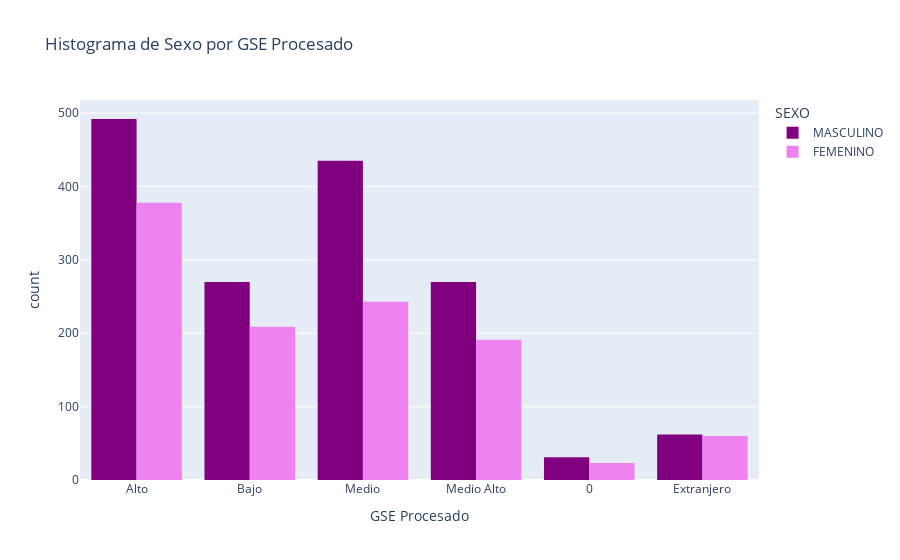
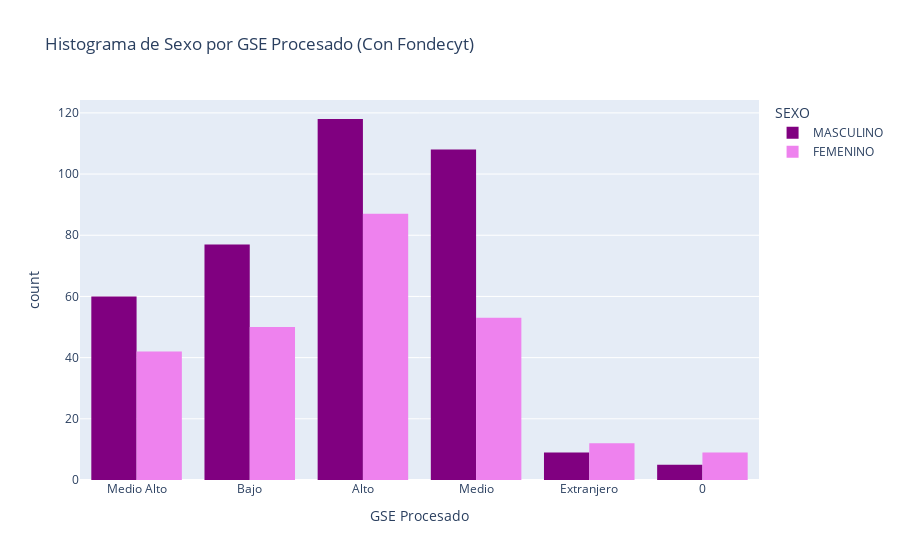
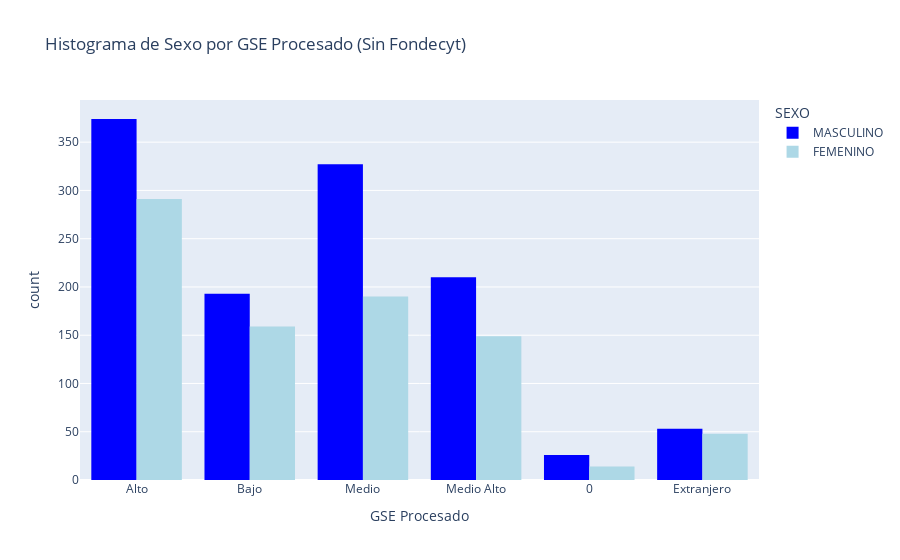

The notebook cell these images were saved under, in order:
### Code cell
import plotly.express as px

# Filtrar los datos para excluir valores nulos en la columna GSE_Procesado y SEXO
filtered_df_gse_sexo = df[(df["GSE_Procesado"].notna()) & (df["SEXO"].notna()) & (df["GSE_Procesado"] != "0")]

# Crear el histograma
fig_hist = px.histogram(filtered_df_gse_sexo, 
                        x="GSE_Procesado", 
                        color="SEXO", 
                        barmode="group", 
                        color_discrete_sequence=['purple', 'violet'], 
                        labels={'GSE_Procesado': 'GSE Procesado', 'count': 'Frecuencia'}, 
                        title='Histograma de Sexo por GSE Procesado')

fig_hist.show()

# Filtrar los datos para incluir solo los que tienen Fondecyt
filtered_df_fondecyt = df[(df["Tiene_fondecyt"] == 1) & (df["GSE_Procesado"] != "0")]

# Crear el histograma para los que tienen Fondecyt
fig_hist_fondecyt = px.histogram(filtered_df_fondecyt, 
                                 x="GSE_Procesado", 
                                 color="SEXO", 
                                 barmode="group", 
                                 color_discrete_sequence=['purple', 'violet'], 
                                 labels={'GSE_Procesado': 'GSE Procesado', 'count': 'Frecuencia'}, 
                                 title='Histograma de Sexo por GSE Procesado (Con Fondecyt)')

fig_hist_fondecyt.show()

# Filtrar los datos para incluir solo los que no tienen Fondecyt
filtered_df_no_fondecyt = df[(df["Tiene_fondecyt"] == 0) & (df["GSE_Procesado"] != "0")]

# Crear el histograma para los que no tienen Fondecyt
fig_hist_no_fondecyt = px.histogram(filtered_df_no_fondecyt, 
                                    x="GSE_Procesado", 
                                    color="SEXO", 
                                    barmode="group", 
                                    color_discrete_sequence=['blue', 'lightblue'], 
                                    labels={'GSE_Procesado': 'GSE Procesado', 'count': 'Frecuencia'}, 
                                    title='Histograma de Sexo por GSE Procesado (Sin Fondecyt)')

fig_hist_no_fondecyt.show()

### Figure 1 — Plotly figure (JSON) as saved in the notebook; plotly's stock layout.template omitted (floating-point values rounded to 4 significant figures; data arrays with more than 128 entries replaced by an {"elided": "..."} marker saying what was removed)
{"data": [{"alignmentgroup": "True", "bingroup": "x", "hovertemplate": "SEXO=MASCULINO<br>GSE Procesado=%{x}<br>count=%{y}<extra></extra>", "legendgroup": "MASCULINO", "marker": {"color": "purple", "pattern": {"shape": ""}}, "name": "MASCULINO", "offsetgroup": "MASCULINO", "orientation": "v", "showlegend": true, "type": "histogram", "x": {"elided": "1560 mixed values"}, "xaxis": "x", "yaxis": "y"}, {"alignmentgroup": "True", "bingroup": "x", "hovertemplate": "SEXO=FEMENINO<br>GSE Procesado=%{x}<br>count=%{y}<extra></extra>", "legendgroup": "FEMENINO", "marker": {"color": "violet", "pattern": {"shape": ""}}, "name": "FEMENINO", "offsetgroup": "FEMENINO", "orientation": "v", "showlegend": true, "type": "histogram", "x": {"elided": "1104 mixed values"}, "xaxis": "x", "yaxis": "y"}], "layout": {"barmode": "group", "legend": {"title": {"text": "SEXO"}, "tracegroupgap": 0}, "title": {"text": "Histograma de Sexo por GSE Procesado"}, "xaxis": {"anchor": "y", "domain": [0, 1], "title": {"text": "GSE Procesado"}}, "yaxis": {"anchor": "x", "domain": [0, 1], "title": {"text": "count"}}}}

### Figure 2 — Plotly figure (JSON) as saved in the notebook; plotly's stock layout.template omitted (floating-point values rounded to 4 significant figures; data arrays with more than 128 entries replaced by an {"elided": "..."} marker saying what was removed)
{"data": [{"alignmentgroup": "True", "bingroup": "x", "hovertemplate": "SEXO=MASCULINO<br>GSE Procesado=%{x}<br>count=%{y}<extra></extra>", "legendgroup": "MASCULINO", "marker": {"color": "purple", "pattern": {"shape": ""}}, "name": "MASCULINO", "offsetgroup": "MASCULINO", "orientation": "v", "showlegend": true, "type": "histogram", "x": {"elided": "422 mixed values"}, "xaxis": "x", "yaxis": "y"}, {"alignmentgroup": "True", "bingroup": "x", "hovertemplate": "SEXO=FEMENINO<br>GSE Procesado=%{x}<br>count=%{y}<extra></extra>", "legendgroup": "FEMENINO", "marker": {"color": "violet", "pattern": {"shape": ""}}, "name": "FEMENINO", "offsetgroup": "FEMENINO", "orientation": "v", "showlegend": true, "type": "histogram", "x": {"elided": "290 mixed values"}, "xaxis": "x", "yaxis": "y"}], "layout": {"barmode": "group", "legend": {"title": {"text": "SEXO"}, "tracegroupgap": 0}, "title": {"text": "Histograma de Sexo por GSE Procesado (Con Fondecyt)"}, "xaxis": {"anchor": "y", "domain": [0, 1], "title": {"text": "GSE Procesado"}}, "yaxis": {"anchor": "x", "domain": [0, 1], "title": {"text": "count"}}}}

### Figure 3 — Plotly figure (JSON) as saved in the notebook; plotly's stock layout.template omitted (floating-point values rounded to 4 significant figures; data arrays with more than 128 entries replaced by an {"elided": "..."} marker saying what was removed)
{"data": [{"alignmentgroup": "True", "bingroup": "x", "hovertemplate": "SEXO=MASCULINO<br>GSE Procesado=%{x}<br>count=%{y}<extra></extra>", "legendgroup": "MASCULINO", "marker": {"color": "blue", "pattern": {"shape": ""}}, "name": "MASCULINO", "offsetgroup": "MASCULINO", "orientation": "v", "showlegend": true, "type": "histogram", "x": {"elided": "1396 mixed values"}, "xaxis": "x", "yaxis": "y"}, {"alignmentgroup": "True", "bingroup": "x", "hovertemplate": "SEXO=FEMENINO<br>GSE Procesado=%{x}<br>count=%{y}<extra></extra>", "legendgroup": "FEMENINO", "marker": {"color": "lightblue", "pattern": {"shape": ""}}, "name": "FEMENINO", "offsetgroup": "FEMENINO", "orientation": "v", "showlegend": true, "type": "histogram", "x": {"elided": "1035 mixed values"}, "xaxis": "x", "yaxis": "y"}], "layout": {"barmode": "group", "legend": {"title": {"text": "SEXO"}, "tracegroupgap": 0}, "title": {"text": "Histograma de Sexo por GSE Procesado (Sin Fondecyt)"}, "xaxis": {"anchor": "y", "domain": [0, 1], "title": {"text": "GSE Procesado"}}, "yaxis": {"anchor": "x", "domain": [0, 1], "title": {"text": "count"}}}}
